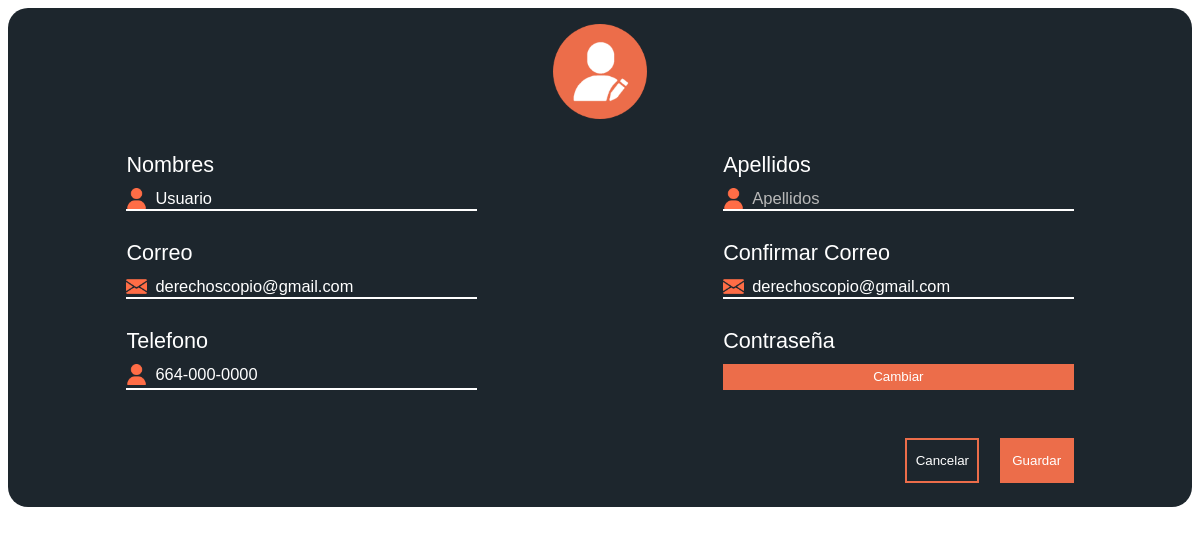
The page /_edit.php?var=3 on the database as committed earlier.
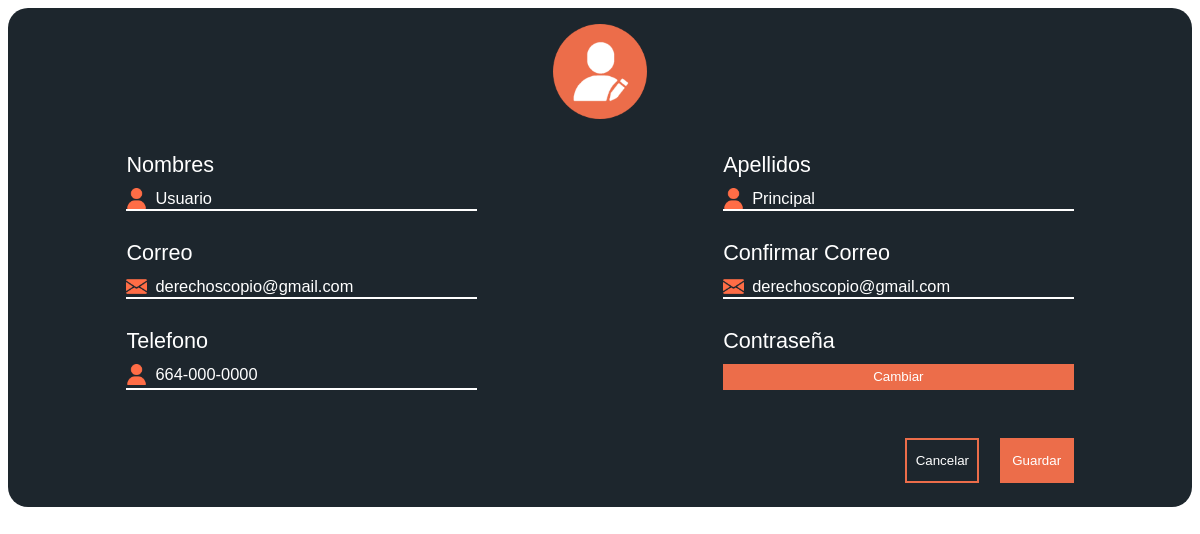
The same page on the database as committed later.
### tables this page shows
CREATE TABLE IF NOT EXISTS `usuario` (
  `ID` int(3) NOT NULL AUTO_INCREMENT,
  `Nombre` varchar(100) NOT NULL,
  `Apellidos` varchar(60) NOT NULL,
  `Clave` varchar(50) NOT NULL,
  `Correo` varchar(100) NOT NULL,
  `Telefono` varchar(12) NOT NULL DEFAULT '664-000-0000',
  `TipoUsuario` char(1) NOT NULL,
  PRIMARY KEY (`ID`),
  KEY `TipoUsuario` (`TipoUsuario`)
);

### Web/_edit.php (the view, shortened to what this page needs)
<?php
  $conexion=mysqli_connect("localhost","root","","derechoscopio")
  or die("Problemas con la conexión");
  $usu = $_GET['var'];
?>
<!DOCTYPE html>
<html lang="es" dir="ltr">
  <head>
    <link rel="stylesheet" href="js/jquery-ui/jquery-ui.min.css"/>
    <link rel="stylesheet" href="js/jquery-ui/jquery-ui.structure.min.css"/>
    <link rel="stylesheet" href="js/jquery-ui/jquery-ui.theme.min.css"/>
    <link rel="stylesheet" type="text/css" href="js/tooltipster-master/dist/css/tooltipster.bundle.min.css" />
    <link rel="stylesheet" href="css/msg-alert.css">
    <link rel="stylesheet" href="css/popup.css">
    <link rel="stylesheet" href="css/edit.css">
  </head>
  <body>
    <div class="container">
      <div class="container-img">
        <img src="img/editar.png" alt="" class="icon-title">
      </div>
      <div class="container-form">
      <form action="update-user-general.php?id=<?php echo $usu?>" method="post">
          <?php
            $query= "SELECT Nombre, Apellidos, Correo, Telefono FROM usuario WHERE ID='$usu'";
            $registros = mysqli_query($conexion, $query) or
            die("Problemas en el select:" . mysqli_error($conexion));
          if ($reg = mysqli_fetch_array($registros))
          {
            ?>
            <div class="field line">
              <label for="">Nombres</label>
              <div class="info">
                <img src="img/name.png" alt="" class="icon">
                <input style="background: transparent !important;" type="text" placeholder="Nombre" class="textbox" name="nombres" value="<?php echo $reg['Nombre']?>" autocomplete="off">
              </div>
            </div>
            <div class="field line">
              <label for="">Apellidos</label>
              <div class="info">
                <img src="img/name.png" alt="" class="icon">
                <input style="background: transparent !important;" type="text" placeholder="Apellidos" class="textbox" name="apellidos" value="<?php echo $reg['Apellidos']?>" autocomplete="off">
              </div>
            </div>
            <div class="field line">
              <label for="">Correo</label>
              <div class="info">
                <img src="img/mail.png" alt="" class="icon">
                <input style="background: transparent !important;" type="text" placeholder="Correo" class="textbox" name="correo1" value="<?php echo $reg['Correo']?>" autocomplete="off">
              </div>
            </div>
            <div class="field line">
              <label for="">Confirmar Correo</label>
              <div class="info">
                <img src="img/mail.png" alt="" class="icon">
                <input style="background: transparent !important;" type="text" placeholder="Confirmar" class="textbox" name="correo2" value="<?php echo $reg['Correo']?>" autocomplete="off">
              </div>
            </div>
            <div class="field line">
              <label for="">Telefono</label>
              <div class="info">
                <img src="img/name.png" alt="" class="icon">
                <input style="background: transparent !important;" type="text" placeholder="000-000-0000" class="textbox"  name="telefono" value="<?php echo $reg['Telefono']?>" autocomplete="off" id="txt-tel">
              </div>
            </div>
              <div class="field">
                <label for="">Contraseña</label>
                <button type="button" name="button" id="btn-change">Cambiar</button>
              </div>
              <div class="field" id="field-button">
                <input type="button" id="btn-cancel" value="Cancelar">
                <input type="button" name=""  class="button-save" value="Guardar" id="btn-save">
              </div>
              <?php
            }
          ?>
        </form>
      </div>
    </div>
  </body>
</html>

### Web/css/edit.css (style rules this page uses)
* { font-family: poppins, 'arial'; }
.container { width: 100%; height: auto; padding-bottom: 24px; background: #1D262D; border-radius: 20px; }
.container-img { width: 100%; text-align: center; }
.icon-title { width: 8%; margin-top: 16px; }
form { display: flex; justify-content: space-between; flex-wrap: wrap; width: 80%; margin: auto; }
.container-form { width: 100% }
.field { width: 37%; padding-top: 19px; }
.icon { width: 6%; }
label { display: flex; color: white; font-size: calc(0.6em + 1vw); padding: 10px 0; }
.textbox { border: 0; width: 84%; color: white; font-size: calc(0.5em + 0.7vw); outline: none; padding-left: 8px; }
::placeholder { font-size: calc(0.5em + 0.7vw); color: #B8B8B8; }
.line { border-bottom: 2px solid white; }
.info { display: flex; align-items: center; }
#field-button { width: 100%; text-align: right; margin-top: 29px; }
.button-save { background: #EC6D4A; color: white; border: 2px solid #EC6D4A; width: calc(5em + 0.6vw); height: calc(3em + 0.4vw); }
#btn-cancel { border: 2px solid #EC6D4A; color: white; background: transparent; width: calc(5em + 0.6vw); height: calc(3em + 0.4vw); margin-right: 16px; cursor: pointer; }
#btn-change { background: #ec6d4a; border: 2px solid #ec6d4a; color: white; width: 100%; cursor: pointer; height: 26px; }

Rows that differ between the two databases and show on the page:
changed usuario "Usuario": apellidos (not shown) → "Principal"
